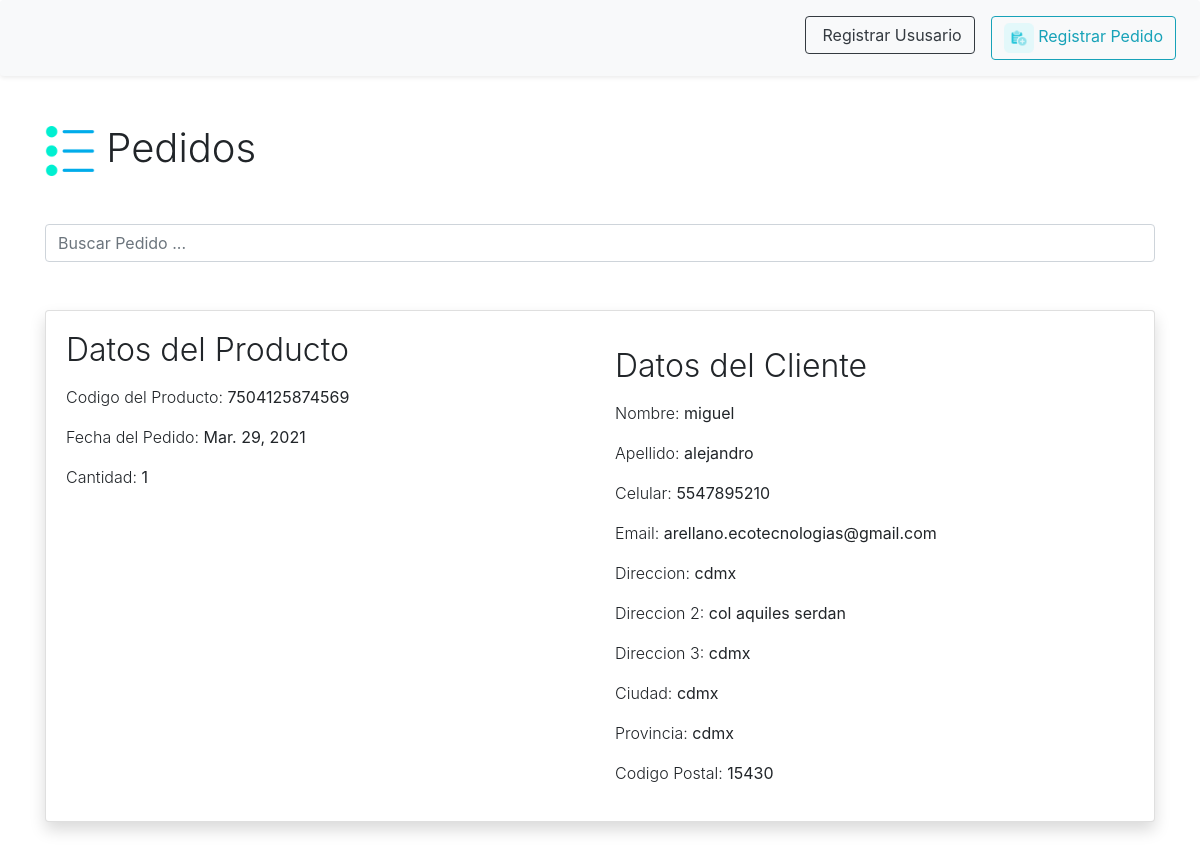
The page / on the database its author committed.
### api/models.py (models this page shows, shortened)
class item(models.Model):
    code = models.IntegerField()
    quantity = models.IntegerField()
    date = models.DateField(blank=False, null=False)
    name = models.ForeignKey(hoyRX, on_delete=models.CASCADE)

class hoyRX(models.Model):
    email = models.CharField(max_length=100)
    sendCheckoutByEmail = models.BooleanField(default=True)
    address = models.CharField(max_length=255)
    address1 = models.CharField(max_length=255)
    address2 = models.CharField(max_length=255)
    city = models.CharField(max_length=255)
    province = models.CharField(max_length=255)
    Zip = models.CharField(max_length=255)
    name = models.CharField(max_length=255)
    last_name = models.CharField(max_length=255)
    phone = models.CharField(max_length=20)

### api/views.py (the view)
# urls.py: path('', inicio,name='index'),
def inicio(request):
    queryset = request.GET.get('buscar')
    Item = item.objects.all()
    if queryset:
        Item = item.objects.filter(
            Q(date__icontains = queryset)
        )
        return render(request, 'index.html', {'item':Item})
    Item = item.objects.all()
    contexto = {
        'item':Item,
    }
    return render(request, 'index.html', contexto)

### templates/index.html (shortened to what this page needs)
{% extends 'main.html' %}
{% load static %}
{% block content%}
     <header>
        <nav class="navbar navbar-expand-lg navbar-light bg-light shadow-sm rounded">
            <div class="collapse navbar-collapse" id="navbarNav">
              <ul class="navbar-nav ml-auto">
                <li class="nav-item active">
                  <a class=" btn btn-outline-dark m-2" href="registro-usuarios/">
                      Registrar Ususario
                    </a>
                </li>
                <li class="nav-item">
                  <a class=" btn btn-outline-info m-2" href="generar-pedido/">
                      <img
                      src="{% static 'img/add.png' %}"
                      alt=""
                      width="30"
                      class="img-fluid">
                      Registrar Pedido</a>
                </li>
              </ul>
            </div>
          </nav>
    </header>
    <section>
        <article id="lista-pedidos">
            <div class="container mt-5">
                <h1 class=" mt-5 font-weight-light">
                    <img
                    src="{% static 'img/list.png' %}"
                    alt="register img"
                    width="50"
                    class="img-fluid">
                    Pedidos
                </h1>
                <form method="GET">
                    <input
                    type="text"
                    class="form-control mt-5"
                    placeholder="Buscar Pedido ..."
                    name="buscar">
                </form>
                {% for items in item %}
               <div class="card mt-5 mb-5 shadow bg-white rounded">
                   <div class="card-body">
                        <div class="row">
                            <div class="col font-weight-light">
                                <h2 class="mb-3 font-weight-light">Datos del Producto</h2>
                                <p>Codigo del Producto: <b>{{items.code}}</b></p>
                                <p>Fecha del Pedido: <b>{{items.date}}</b></p>
                                <p>Cantidad: <b>{{items.quantity}}</b></p>
                            </div>
                            <div class="col font-weight-light">
                                <h2 class="mb-3 mt-3 font-weight-light">Datos del Cliente</h2>
                                <p>Nombre: <b>{{items.name.name}}</b></p>
                                <p>Apellido: <b>{{items.name.last_name}}</b></p>
                                <p>Celular: <b>{{items.name.phone}}</b></p>
                                <p>Email: <b>{{items.name.email}}</b></p>
                                <p>Direccion: <b>{{items.name.address}}</b></p>
                                <p>Direccion 2: <b>{{items.name.address1}}</b></p>
                                <p>Direccion 3: <b>{{items.name.address}}</b></p>
                                <p>Ciudad: <b>{{items.name.city}}</b></p>
                                <p>Provincia: <b>{{items.name.province}}</b></p>
                                <p>Codigo Postal: <b>{{items.name.Zip}}</b></p>
                            </div>
                        </div>
                   </div>
               </div>
               {% endfor %}
            </div>
        </article>
    </section>
{% endblock content %}

### templates/main.html (shortened to what this page needs)
<!DOCTYPE html>
<html lang="en">
<head>
    <link rel="stylesheet" href="https://cdn.jsdelivr.net/npm/bootstrap@4.6.0/dist/css/bootstrap.min.css">
</head>
<body>
    {% block content %}
    {% endblock content %}
</body>
</html>

### rows shown on the page
item: code "7504125874569", date "Mar. 29, 2021", quantity "1", name.name "miguel", name.last_name "alejandro", name.phone "5547895210", name.email "arellano.ecotecnologias@gmail.com", name.address "cdmx", name.address1 "col aquiles serdan", name.city "cdmx", name.province "cdmx", name.Zip "15430"
